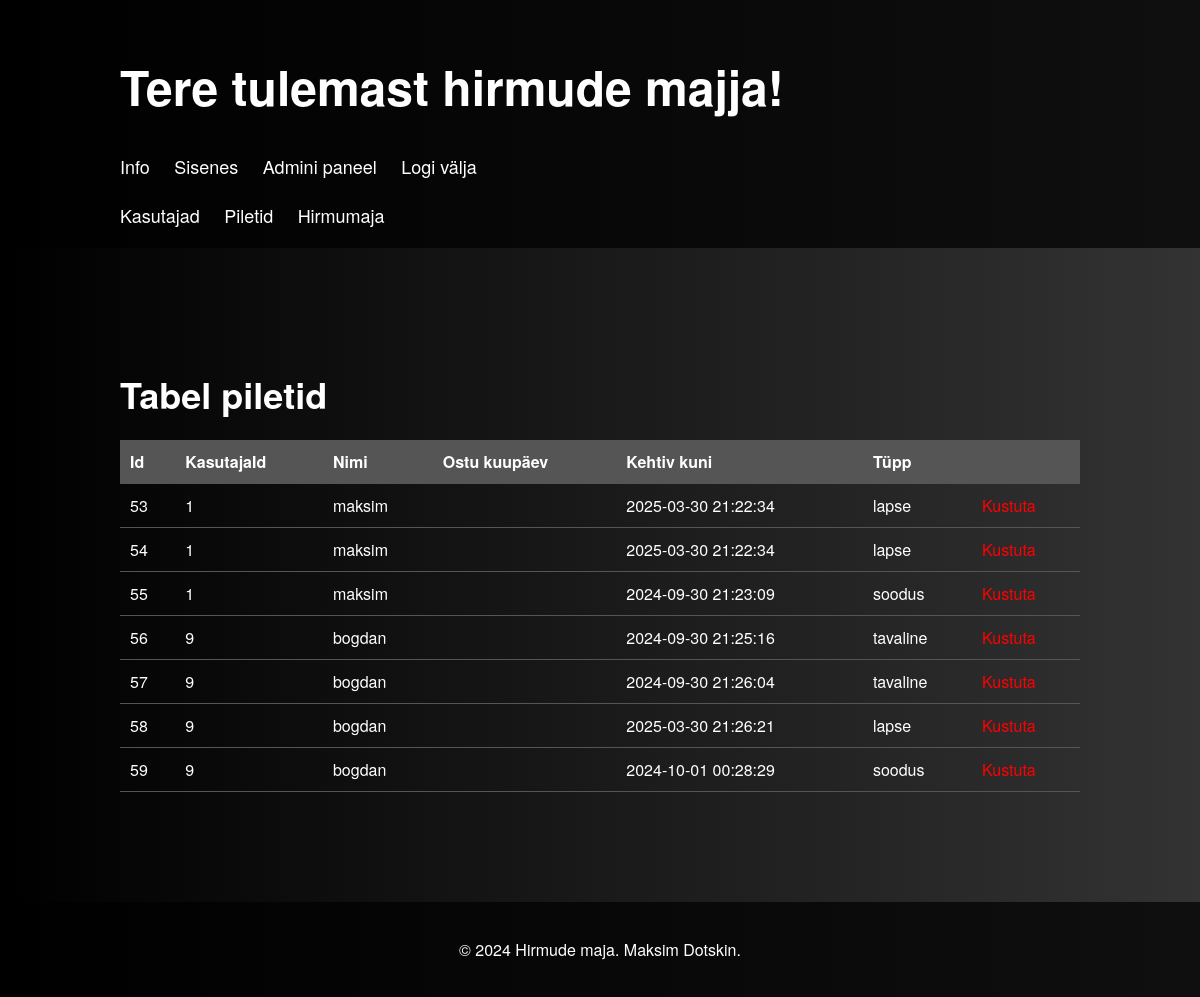
Page /admin/tabelid.php?piletid on the committed database.
### tables this page shows
CREATE TABLE `pilet` (
  `id` int(11) NOT NULL,
  `kasutajaId` int(11) DEFAULT NULL,
  `nimi` varchar(35) DEFAULT NULL,
  `ostupaev` datetime DEFAULT NULL,
  `kehtivKuni` datetime DEFAULT NULL,
  `typp` varchar(35) DEFAULT NULL
);

### admin/tabelid_funktsioonid.php (the view, shortened to what this page needs)
<?php
require_once('../funktsioonid.php');
function piletid()
{
    global $yhendus;
    $select_kask = $yhendus->prepare("SELECT id, kasutajaId, nimi, ostupaev,kehtivKuni,typp FROM pilet");
    $select_kask->execute();
    $select_kask->bind_result($id, $kasutajaId, $nimi,$ostupaev, $kehtivKuni, $typp);
    while ($select_kask->fetch()) {
        echo "<tr>
                <td>$id</td>
                <td>$kasutajaId</td>
                <td>$nimi</td>
                <td>$ostupaev</td>
                <td>$kehtivKuni</td>
                <td>$typp</td>
                <td>
                    <a href='tabelid.php?kustutaPilet=$id'><span style=\"color: red;\">Kustuta</span></a>
                </td>
              </tr>";
    }
}

### style.css (style rules this page uses)
body { background: linear-gradient(to right, #000000, #333333); background-size: cover; background-position: center; color: #fff; font-family: 'Helvetica Neue', Helvetica, Arial, sans-serif; margin: 0; padding: 0; }
th, td { padding: 10px; text-align: left; border-bottom: 1px solid #555; }
a { text-decoration: none; color: blueviolet; }

### rows in the picture
pilet: id "53", kasutajaId "1", nimi "maksim", kehtivKuni "2025-03-30 21:22:34", typp "lapse"
pilet: id "54", kasutajaId "1", nimi "maksim", kehtivKuni "2025-03-30 21:22:34", typp "lapse"
pilet: id "55", kasutajaId "1", nimi "maksim", kehtivKuni "2024-09-30 21:23:09", typp "soodus"
pilet: id "56", kasutajaId "9", nimi "bogdan", kehtivKuni "2024-09-30 21:25:16", typp "tavaline"
pilet: id "57", kasutajaId "9", nimi "bogdan", kehtivKuni "2024-09-30 21:26:04", typp "tavaline"
pilet: id "58", kasutajaId "9", nimi "bogdan", kehtivKuni "2025-03-30 21:26:21", typp "lapse"
pilet: id "59", kasutajaId "9", nimi "bogdan", kehtivKuni "2024-10-01 00:28:29", typp "soodus"
